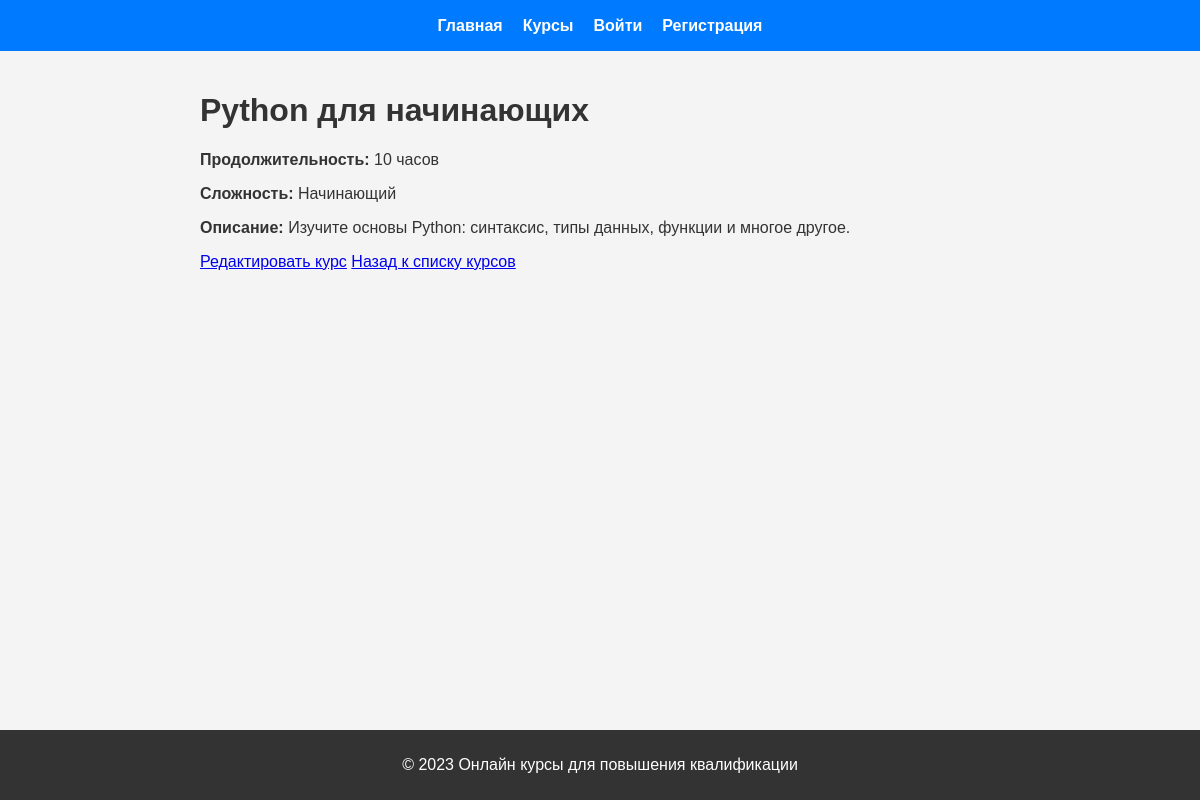
The page /course/1 on the database its author committed.
### tables this page shows
CREATE TABLE courses (
    id INTEGER PRIMARY KEY AUTOINCREMENT,
    title TEXT NOT NULL,
    duration TEXT NOT NULL,
    difficulty TEXT NOT NULL,
    description TEXT
, category);

### main.py (the view)
@app.route('/course/<int:course_id>')
def course_detail(course_id):
    course = get_course_by_id(course_id)
    if course:
        return render_template('course_detail.html', course=course)
    return "Курс не найден", 404

### main.py (called while the page is built)
def get_course_by_id(course_id):
    conn = sqlite3.connect('courses.db')
    cursor = conn.cursor()
    cursor.execute('SELECT * FROM courses WHERE id = ?', (course_id,))
    course = cursor.fetchone()  # Получаем одну запись
    conn.close()
    return course

### templates/course_detail.html (shortened to what this page needs)
{% extends "base.html" %}
{% block content %}
<h1>{{ course[1] }}</h1>
<p><strong>Продолжительность:</strong> {{ course[2] }}</p>
<p><strong>Сложность:</strong> {{ course[3] }}</p>
<p><strong>Описание:</strong> {{ course[4] }}</p>
<a href="{{ url_for('show_edit_course_form', course_id=course[0]) }}">Редактировать курс</a>
<a href="{{ url_for('show_courses') }}">Назад к списку курсов</a>
{% endblock %}

### static/css/styles.css (style rules this page uses)
body { font-family: Arial, sans-serif; margin: 0; padding: 0; background-color: #f4f4f4; color: #333; }

### rows shown on the page
courses: title "Python для начинающих", duration "10 часов", difficulty "Начинающий", description "Изучите основы Python: синтаксис, типы данных, функции и многое другое."
